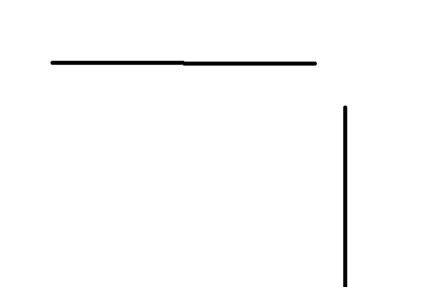
#> input picture map_image/map2.png, 428 x 287 px
$ python main.py
#> lines starting #> are read from the running program, lines starting #| are printed output that depends on the picture; after the words box and inside, x2 and y2 are one past the last pixel; in counts of white or black regions, pixels touching at a corner belong together
### map_generation.py
"""
地图生成
"""
import numpy as np
import matplotlib.pyplot as plt
import cv2

class Map:
    def __init__(self, image_path='./map_image/map.png', threshold=128):
        """
        读入一个灰度图（或者彩色图），将其转换为一个地图
        """
#> called with image_path = './map_image/map2.png', threshold = 128
        image = cv2.imread(image_path)
#> image is the input picture: shape (287, 428, 3); min 0, max 255, mean 251.3
        self.image = cv2.cvtColor(image, cv2.COLOR_BGR2RGB)

        image_gray = cv2.cvtColor(image, cv2.COLOR_BGR2GRAY)
        _, self.map = cv2.threshold(image_gray, threshold, 255, cv2.THRESH_BINARY)
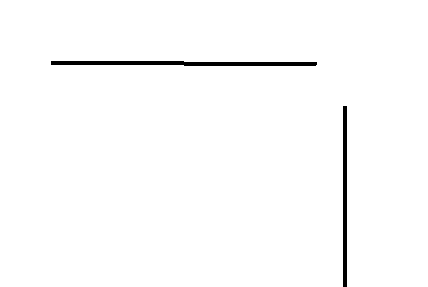
#> self.map: shape (287, 428); 98.5% white; 2 black regions, box (x1, y1, x2, y2) and area: (51, 61, 317, 66) 1063, (343, 106, 347, 287) 724

        self.height, self.width = self.map.shape
#> self.height = 287; self.width = 428
        self.start = None
        self.goal = None
    def show_map_shape(self):
        print(f'height: {self.height}, width: {self.width}')

    def get_Start(self):
        """
        获取起点
        """
        print('Please click the start point on the map')
        # [6 lines left out: function onclick, not called in this run]

        fig, ax = plt.subplots()
        ax.imshow(self.image)
        cid = fig.canvas.mpl_connect('button_press_event',onclick)
        plt.title('Getting Start Point')
        plt.show()

    def get_End(self):
        """
        获取终点
        """
        print('Please click the end point on the map')
        # [6 lines left out: function onclick, not called in this run]

        fig, ax = plt.subplots()
        ax.imshow(self.image)
        cid = fig.canvas.mpl_connect('button_press_event',onclick)
        plt.title('Getting End Point')
        plt.show()

    def set_start_end(self):
        self.get_Start()
        # 检查起点是否在地图内
        self.get_End()
        # 检查终点是否在地图内
        print(f'Start: {self.start}, Goal: {self.goal}')

    # [6 lines left out: function showMap_with_Strat_End, not called in this run]
    # 计算曼哈顿距离
    def manhattan_distance(self, point1, point2):
        return abs(point1[0] - point2[0]) + abs(point1[1] - point2[1])

    def euler_distance(self, point1, point2):
        return np.sqrt((point1[0] - point2[0])**2 + (point1[1] - point2[1])**2)

    def chebyshev_distance(self, point1, point2):
        return max(abs(point1[0] - point2[0]), abs(point1[1] - point2[1]))
    # 得到周围的八个点
    # [24 lines left out: functions success, is_Block, set_SG, not called in this run]

# [5 lines that do not run on import are left out]

### path_plan.py
from map_generation import Map
import math
import heapq
import matplotlib.pyplot as plt
import numpy as np
import time

class Astar_Planner(Map):
    def __init__(self, image_path='./map_image/map.png', threshold=128):
        super().__init__(image_path, threshold)
        self.OPEN=[]
        self.CLOSED=[]
        self.g = {}
        self.PARENT = {}

    # [10 lines left out: functions heuristic, move_cost, not called in this run]
    def plan(self):
        # 获取当前时间
        start_time = time.time()
        # 初始化
        self.g[self.start] = 0.0
        self.PARENT[self.start] = self.start
        heapq.heappush(self.OPEN, (0.0, self.start))
        self.node_counter = 1 # 访问节点计数器
        # A*算法
        cs = ['-', '\\', '|', '/']
        counter = 0
        while len(self.OPEN) > 0:
            print(f'In Astart {cs[counter%4]}', end='\r')
            counter += 1

            current = heapq.heappop(self.OPEN)[1]
            self.CLOSED.append(current)
            if current == self.goal:
                print('Find the goal')
                break
            for neighbor in self.success(current):
                new_g = self.g[current] + self.move_cost(current, neighbor)
                if neighbor in self.CLOSED:
                    continue
                if neighbor not in self.g or self.g[neighbor] > new_g:
                    self.g[neighbor] = new_g
                    f = new_g + self.heuristic(neighbor)
                    heapq.heappush(self.OPEN, (f, neighbor))
                    self.node_counter += 1 # 记录访问节点数
                    self.PARENT[neighbor] = current

        # 获取结束时间
        end_time = time.time()
        self.plan_time = end_time - start_time

    # 回溯路径
    def backtrace(self):
        path = [self.goal]
        while path[-1] != self.start:
            path.append(self.PARENT[path[-1]])
        return path[::-1]

    # 路径绘制
    # [12 lines left out: function draw_path, not called in this run]

    # 按照给定的时间间隔dt对路径进行插值
    def path_subdivision(self, dt=0.1):
#> called with dt = 0.5
        path = self.backtrace()
        new_path = []
        for i in range(len(path)-1):
            distance = self.euler_distance(path[i], path[i+1])
            num = math.ceil(distance / dt)
            # print(f'distance: {distance}, num: {num}')
            x = np.linspace(path[i][0], path[i+1][0], num)
            y = np.linspace(path[i][1], path[i+1][1], num)
            new_path.extend(list(zip(x, y)))
        new_path.append(self.goal)
        return new_path

class Node:
    # [4 lines left out: function __init__, not called in this run]

class RRT_Planner(Map):
    # [12 lines left out: functions __init__, get_random_node, not called in this run]
    def nearest_node(self, random_node):
        """找到树中距离随机最近的节点"""
        return min(self.tree, key=lambda node:self.euler_distance((node.x, node.y), (random_node.x, random_node.y)))
    # [8 lines left out: function steer, not called in this run]
    def is_goal(self, node):
        """判断是否到达目标点"""
        return self.euler_distance((node.x, node.y), self.goal) < 2.0
    # [70 lines left out: functions line_is_Block, backtrace, plan, path_subdivision, draw_path, not called in this run]

# [10 lines that do not run on import are left out]

### Robot.py
"""定义机器人"""
import numpy as np
class ROBOT:
    def __init__(self, b=0.5, dt=0.1, kv=1.0, kp=1.0, ki=0.1, kd=0.01, look_ahead_distance=1.0):
        """初始化机器人"""
        self.set_robot_param(b, dt)
        self.set_pid_param(kv, kp, ki, kd)
        self.set_pure_param(look_ahead_distance)
        self.set_state()

        self.integral_error = 0.0
        self.previous_error = 0.0
    def set_robot_param(self, b=0.5, dt=0.1):
        """设置机器人参数"""
        self.b = b
        self.dt = dt
    def set_state(self, x=0.0, y=0.0, theta=0.0):
        """设置机器人状态"""
        self.x = x
        self.y = y
        self.theta = theta

        self.x_traj = [self.x]
        self.y_traj = [self.y]
    def set_pid_param(self, kv=1.0, kp=1.0, ki=0.1, kd=0.01):
        """设置PID参数"""
        self.kv = kv
        self.kp = kp
        self.ki = ki
        self.kd = kd
    def set_pure_param(self, look_ahead_distance):
        """设置Pure算法的参数"""
        self.look_ahead_distance = look_ahead_distance
    # [84 lines left out: functions calculate_control, PID_control, end_control, find_goal_point, pure_pursuit_control, not called in this run]
    def get_traj(self):
        return self.x_traj, self.y_traj

### main.py
from Robot import ROBOT
from path_plan import Astar_Planner, RRT_Planner
from path_visualization import Visualizer
import numpy as np
import argparse
from fastdtw import fastdtw

# 设置命令行参数解析
parser = argparse.ArgumentParser(description='Path Planning and Tracking')
# 地图文件路径
parser.add_argument('--map',
                    type=str,
                    default='./map_image/map2.png',
                    help='Path to the map image')
# 对已规划的路径作平滑处理的时间间隔
parser.add_argument('--dt',
                    type=float,
                    default=0.5,
                    help='Time interval to subdivide the path')
# 选择路径规划器 A*或RRT
parser.add_argument('--planner',
                    type=str,
                    default='astar',
                    help='Path planner to use: astar or rrt')
# 选择路径跟踪器 PID或Pure Pursuit
parser.add_argument('--traj',
                    type=str,
                    default='pure',
                    help='Trajectory tracking algorithm to use: pid or pure')
# 设置PID的参数
parser.add_argument('--kv',
                    type=float,
                    default=1.0,
                    help='Velocity gain')
parser.add_argument('--kp',
                    type=float,
                    default=2.0,
                    help='Proportional gain')
parser.add_argument('--ki',
                    type=float,
                    default=0.1,
                    help='Integral gain')
parser.add_argument('--kd',
                    type=float,
                    default=0.1,
                    help='Derivative gain')
# 设置Pure Pursuit的参数
parser.add_argument('--look_ahead_distance',
                    type=float,
                    default=1.0,
                    help='Look ahead distance for pure pursuit')
# 设置机器人的参数
parser.add_argument('--b',
                    type=float,
                    default=0.5,
                    help='Wheel base of the robot')
args = parser.parse_args()

# [64 lines left out: functions test, evalution, not called in this run]

if __name__ == '__main__':
    map_path = args.map
    # 设置路径规划器
    planner = None
    print(f'### Planner: {args.planner}')
    if args.planner == 'astar':
        planner = Astar_Planner(image_path=map_path)
    elif args.planner == 'rrt':
        planner = RRT_Planner(image_path=map_path)
    else:
        raise ValueError('Planner not supported')
    planner.set_start_end() # 设置起终点
    # planner.set_SG((3, 4), (29, 47)) # 程序运行前设置起终点 for map
    # planner.set_SG((3, 54), (95, 28)) # 程序运行前设置起终点 for map2
    planner.plan() # 规划路径
    path = planner.backtrace() # 获取规划路径
    path = planner.path_subdivision(dt=args.dt) # 对规划路径进行平滑处理
    print('Get the path')

    # 设置轨迹跟踪器
    print(f'### Trajectory tracking: {args.traj}')
    robot = robot = ROBOT(b=args.b, dt=args.dt)
#> (the run stopped early here; a loop or call above may not have finished)
